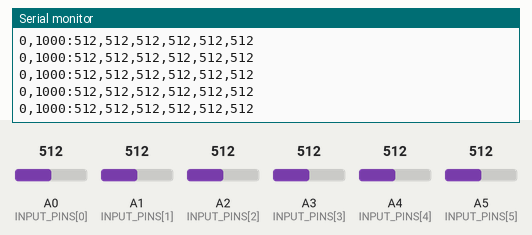
Recording of a program running on a simulated Arduino Mega 2560, built with avr-gcc and run on an emulated ATmega2560. Shown: the last lines printed to the serial monitor. Inputs (shaded band) come from the test bench; at power-on: A0 (INPUT_PINS[0]) = 512, A1 (INPUT_PINS[1]) = 512, A2 (INPUT_PINS[2]) = 512, A3 (INPUT_PINS[3]) = 512, A4 (INPUT_PINS[4]) = 512, A5 (INPUT_PINS[5]) = 512.

Above: at 1.2 s.
1.3 s: A0 (INPUT_PINS[0]) set to 111
At 2.3 s:
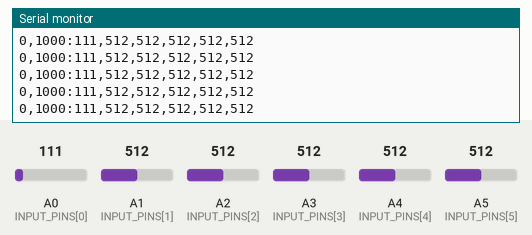
4.3 s: A0 (INPUT_PINS[0]) set to 91
At 5.2 s:
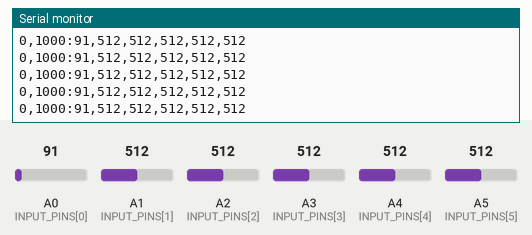
Timing chart, 0 to 7.3 s (numbered marks = the images above; inputs shaded):
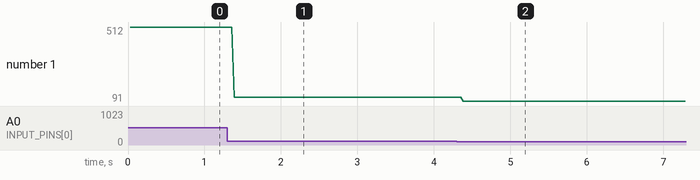

The program:

main.cpp
```cpp
#include <Arduino.h>

const int INPUT_PINS[] = { A0, A1, A2, A3, A4, A5 };
const int NUM_PINS = sizeof(INPUT_PINS) / sizeof(INPUT_PINS[0]);
const int MID = 512;
int INPUT_RES[NUM_PINS];
int OFFSET_RES[NUM_PINS];

volatile int flag = 0;

void set_offset();
void serialEvent();
void read_resister();
void print_resister();
void send_resister();
void pause();

void setup() {
  for (int i = 0; i < NUM_PINS; i++) {
    pinMode(INPUT_PINS[i], INPUT);
  }
  Serial.begin(9600);
  set_offset();
}

void loop() {
  if(flag==1){
    pause();
  }else{
  read_resister();
  print_resister();
  //send_resister();
  Serial.print(0);
  Serial.print(",");
  Serial.print(1000);
  Serial.print(":");
  }
}

void set_offset() {
  for (int i = 0; i < NUM_PINS; i++) {
    INPUT_RES[i] = analogRead(INPUT_PINS[i]);
  }
  for (int i = 0; i < NUM_PINS; i++) {
    OFFSET_RES[i] = MID - INPUT_RES[i];
  }
}

void serialEvent() {  // シリアルイベント関数
  while (Serial.available()) {
    char receivedChar = Serial.read();
    //offsetのリセット
    if (receivedChar == 'r' || receivedChar == 'R') {
      set_offset();
    }
    //一時停止
    if (receivedChar == 'c' || receivedChar == 'C') {
      if(flag==1){
        flag=0;
      }else{
        flag = 1;
      }
    }
  }
}

void read_resister() {
  for (int i = 0; i < NUM_PINS; i++) {
    INPUT_RES[i] = analogRead(INPUT_PINS[i]) + OFFSET_RES[i];
    //cINPUT_RES[i] = map(INPUT_RES[i], OFFSET_RES[i], 1023 + OFFSET_RES[i], 0, 1023);
  }
}

void print_resister() {
  for (int i = 0; i < NUM_PINS; i++) {
    Serial.print(INPUT_RES[i]);
    if (i != NUM_PINS - 1) {
      Serial.print(",");
    }
  }
  Serial.println();
}

void send_resister() {
  String resStr = "";
  for (int i = 0; i < NUM_PINS; i++) {
    resStr += String(INPUT_RES[i]);
    if (i != NUM_PINS - 1) {
      resStr += ",";
    }
  }
  Serial.println(resStr);
}

void pause(){
  delay(1);
}
```

Measured:
- after the input at 1.3 s, the serial monitor: prints a new line after 0.09 s (image 1)
- after the input at 4.3 s, the serial monitor: prints a new line after 0.09 s (image 2)
- plotted number 1: 512 → 111 after the input at 1.3 s, 111 → 91 after the input at 4.3 s
